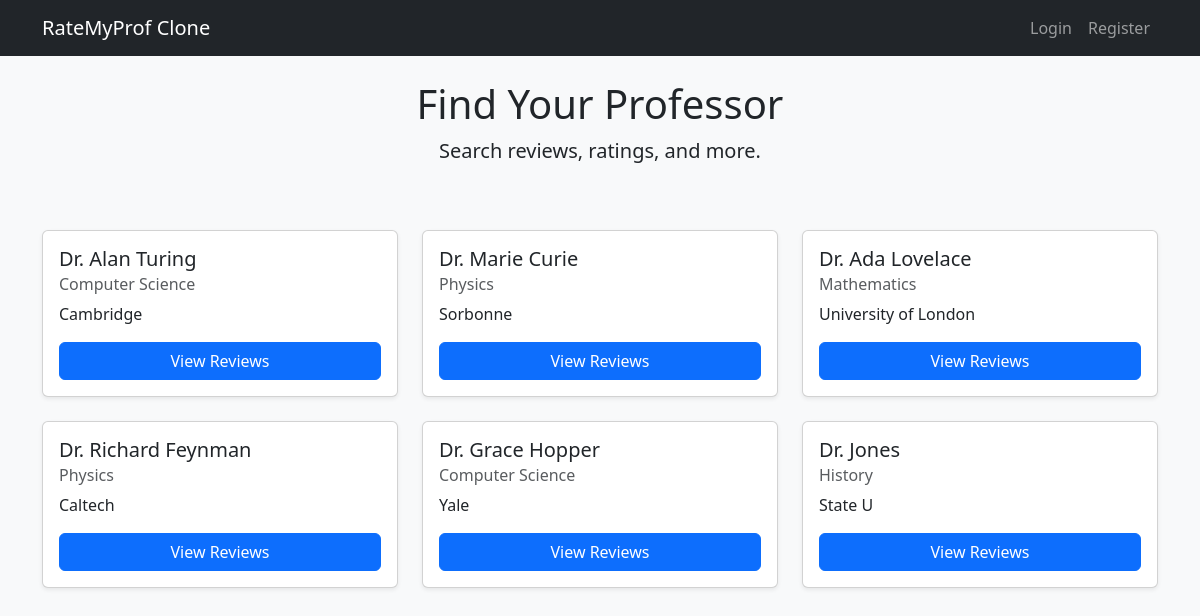
The page / on the database its author committed.
### app.py (models this page shows)
class Professor(db.Model):
    __tablename__ = 'professors'
    id = db.Column(db.Integer, primary_key=True)
    name = db.Column(db.String(100), nullable=False)
    department = db.Column(db.String(100))
    university = db.Column(db.String(100))
    user_id = db.Column(db.Integer, db.ForeignKey('users.id'), nullable=True)
    reviews = db.relationship('Review', backref='professor', lazy=True)
    user = db.relationship('User', backref='professor_profile', uselist=False)

### app.py (the view)
@app.route('/')
def home():
    professors = Professor.query.all()
    if current_user.is_authenticated and getattr(current_user, 'role', None) == 'professor' and request.args.get('view') != 'others':
        return redirect(url_for('professor_dashboard'))
    return render_template('index.html', professors=professors)

### templates/index.html
{% extends "base.html" %}
{% block content %}
<div class="row">
    <div class="col-md-12 text-center mb-5">
        <h1>Find Your Professor</h1>
        <p class="lead">Search reviews, ratings, and more.</p>
    </div>
</div>
<div class="row">
    {% for prof in professors %}
    <div class="col-md-4 mb-4">
        <div class="card shadow-sm">
            <div class="card-body">
                <h5 class="card-title">{{ prof.name }}</h5>
                <h6 class="card-subtitle mb-2 text-muted">{{ prof.department }}</h6>
                <p class="card-text">{{ prof.university }}</p>
                <a href="{{ url_for('professor_detail', id=prof.id) }}" class="btn btn-primary w-100">View Reviews</a>
            </div>
        </div>
    </div>
    {% endfor %}
</div>
{% endblock %}

### templates/base.html (shortened to what this page needs)
<!DOCTYPE html>
<html lang="en">
<head>
    <link href="https://cdn.jsdelivr.net/npm/bootstrap@5.3.0/dist/css/bootstrap.min.css" rel="stylesheet">
</head>
<body class="bg-light">
    <nav class="navbar navbar-expand-lg navbar-dark bg-dark mb-4">
        <div class="container">
            <a class="navbar-brand" href="{{ url_for('home') }}">RateMyProf Clone</a>
            <div class="navbar-nav ms-auto">
                {% if current_user.is_authenticated %}
                    <span class="nav-item nav-link text-light">Hello, {{ current_user.username }}</span>
                    {% if current_user.role == 'admin' %}
                        <a class="nav-item nav-link" href="{{ url_for('admin_reviews') }}">Admin</a>
                    {% endif %}
                    {% if current_user.role == 'professor' %}
                        <a class="nav-item nav-link" href="{{ url_for('professor_dashboard') }}">Home</a>
                        <a class="nav-item nav-link" href="{{ url_for('home', view='others') }}">Browse Professors</a>
                    {% endif %}
                    <a class="nav-item nav-link" href="{{ url_for('logout') }}">Logout</a>
                {% else %}
                    <a class="nav-item nav-link" href="{{ url_for('login') }}">Login</a>
                    <a class="nav-item nav-link" href="{{ url_for('register') }}">Register</a>
                {% endif %}
            </div>
        </div>
    </nav>
    <div class="container">
        {% block content %}{% endblock %}
    </div>
</body>
</html>

### rows shown on the page
Professor: name "Dr. Alan Turing", department "Computer Science", university "Cambridge"
Professor: name "Dr. Marie Curie", department "Physics", university "Sorbonne"
Professor: name "Dr. Ada Lovelace", department "Mathematics", university "University of London"
Professor: name "Dr. Richard Feynman", department "Physics", university "Caltech"
Professor: name "Dr. Grace Hopper", department "Computer Science", university "Yale"
Professor: name "Dr. Jones", department "History", university "State U"
